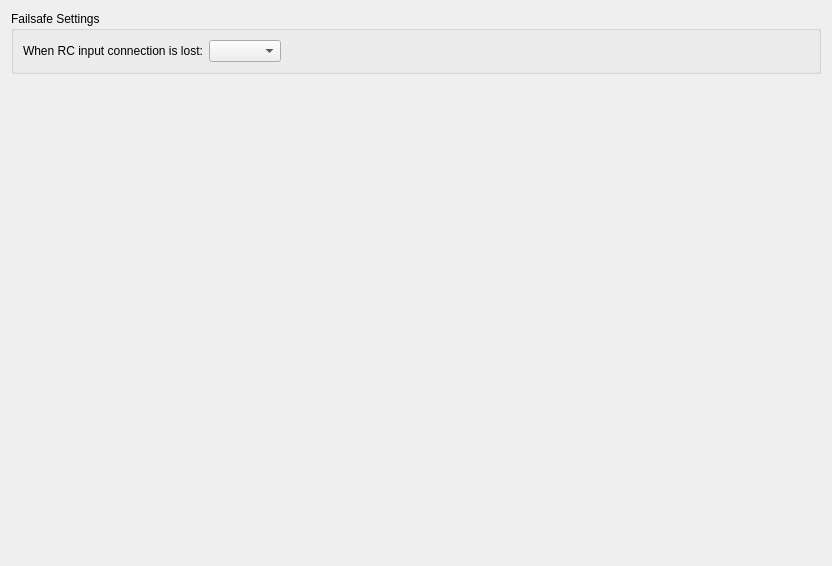
         <widget class="QWidget" name="scrollAreaWidgetContents_4">
          <property name="geometry">
           <rect>
            <x>0</x>
            <y>0</y>
            <width>832</width>
            <height>566</height>
           </rect>
          </property>
          <layout class="QVBoxLayout" name="verticalLayout_4">
           <item>
            <widget class="QGroupBox" name="groupBox_4">
             <property name="title">
              <string>Failsafe Settings</string>
             </property>
             <layout class="QVBoxLayout" name="verticalLayout_14">
              <item>
               <layout class="QHBoxLayout" name="horizontalLayout_8">
                <item>
                 <widget class="QLabel" name="label_2">
                  <property name="text">
                   <string>When RC input connection is lost:</string>
                  </property>
                 </widget>
                </item>
                <item>
                 <widget class="QComboBox" name="failsafeBehavior"/>
                </item>
                <item>
                 <spacer name="horizontalSpacer_15">
                  <property name="orientation">
                   <enum>Qt::Horizontal</enum>
                  </property>
                  <property name="sizeHint" stdset="0">
                   <size>
                    <width>40</width>
                    <height>20</height>
                   </size>
                  </property>
                 </spacer>
                </item>
               </layout>
              </item>
             </layout>
            </widget>
           </item>
           <item>
            <spacer name="verticalSpacer_7">
             <property name="orientation">
              <enum>Qt::Vertical</enum>
             </property>
             <property name="sizeHint" stdset="0">
              <size>
               <width>20</width>
               <height>40</height>
              </size>
             </property>
            </spacer>
           </item>
          </layout>
         </widget>
